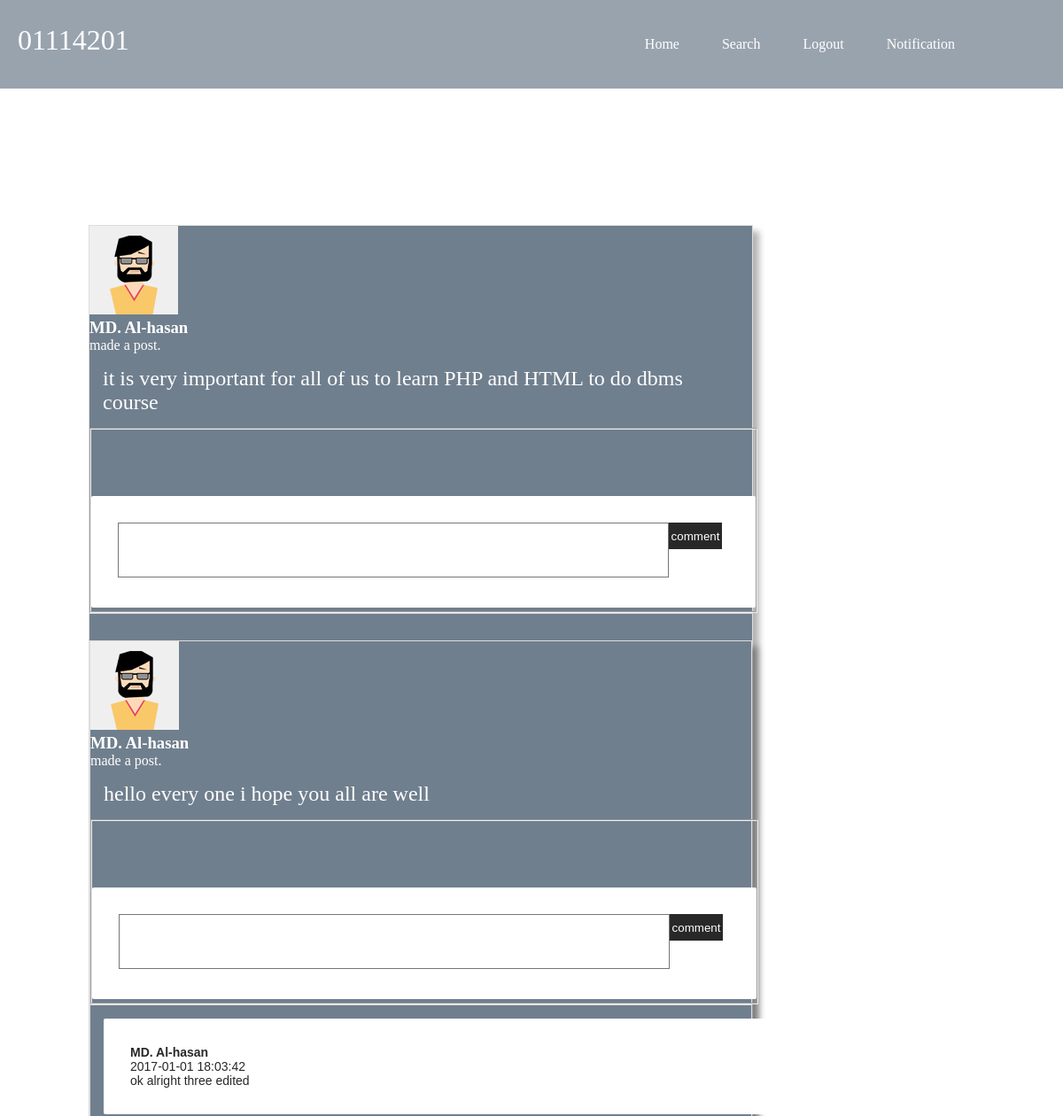
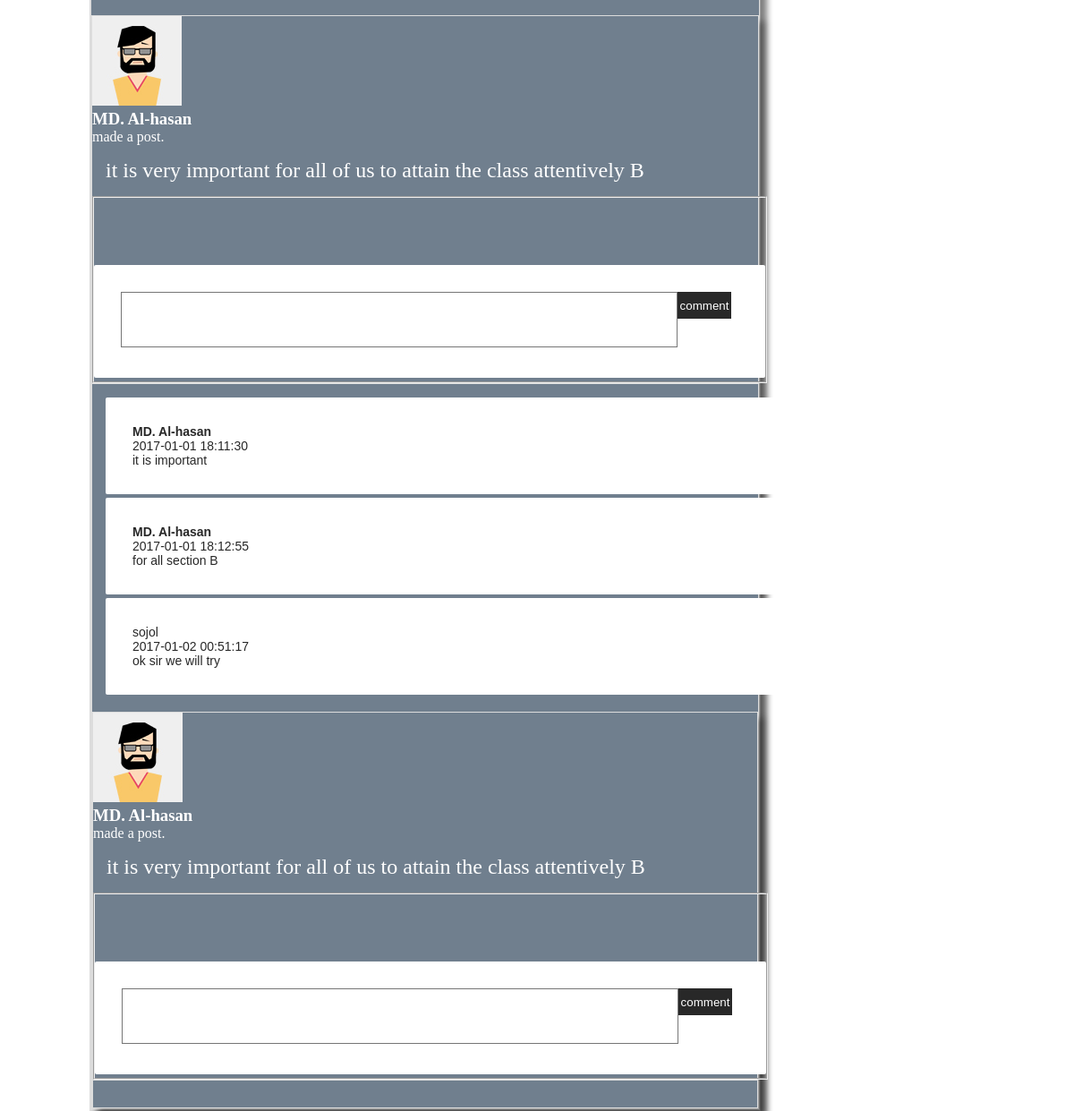
The app's page /studentview.php?tid=0123453&courseid=CSI 219 B (signed in) with its own data (2 pictures, top to bottom).
### tables this page shows
CREATE TABLE `post` (
  `post_id` int(11) NOT NULL,
  `post_date` datetime NOT NULL,
  `post_body` longtext NOT NULL,
  `t_id` varchar(15) DEFAULT NULL,
  `s_id` varchar(15) DEFAULT NULL,
  `postcourse_id` varchar(15) NOT NULL
);

CREATE TABLE `teacher` (
  `t_id` varchar(15) NOT NULL DEFAULT 'NOT NULL',
  `t_name` varchar(15) NOT NULL DEFAULT 'NOT NULL',
  `t_email` varchar(30) NOT NULL DEFAULT 'NOT NULL',
  `t_password` varchar(10) NOT NULL
);

CREATE TABLE `comments` (
  `c_id` int(15) NOT NULL,
  `c_date` datetime DEFAULT NULL,
  `post_id` int(11) DEFAULT NULL,
  `id` varchar(15) NOT NULL,
  `message` longtext NOT NULL
);

CREATE TABLE `student` (
  `s_id` varchar(15) NOT NULL,
  `s_name` varchar(15) NOT NULL,
  `s_email` varchar(15) NOT NULL,
  `password` varchar(10) NOT NULL
);

### studentview.php (the view, shortened to what this page needs)
<!DOCTYPE html>
<html>
<head>
	<link rel="stylesheet" type="text/css" href="demo.css">
</head>
</head>
<body>
<body>
<div>
	<div class="div1">
		<div id="div2">
	        <div class="wrapper">
				<header>
					<h1><?php echo $user=$_SESSION['username']; ?></h1>
					<nav>
						<ul id="up">
										<li><a href="studenthome.php">Home</a></li>
										<li><a href="search1.php">Search</a></li>
										<li><a href="logout.php">Logout</a></li>
										<li><a href="snotification.php">Notification</a>  </li>
						</ul>
					</nav>
				</header>
			</div>
		</div>
	</div>
	<br>
	<br>
	<br>
<div class="container">
    <div class="col-sm-8">
      	<div class="container1">
        	<?php
					$db_host="localhost";
				    $db_username="root";
				    $db_password="";
				    $db_name="teacher-studentportal";
				    $db=mysqli_connect($db_host,$db_username,$db_password,$db_name);
					$sqlview="SELECT * FROM choose NATURAL JOIN takes WHERE t_id='".$_GET['tid']."' AND sec_id='".$_GET['courseid']." ' AND s_id='".$_SESSION['username']."'";
					$r=mysqli_query($db,$sqlview);
					$sqlseepost = " SELECT * FROM `post` NATURAL JOIN `teacher` WHERE s_id IS NULL AND post.t_id='".$_GET['tid']."' AND postcourse_id='".$_GET['courseid']."' ORDER BY post_date DESC ";
					$result =mysqli_query($db,$sqlseepost);
				    if(mysqli_num_rows($r) > 0)
				    {
						if(mysqli_num_rows($result) > 0)
						{
							while($row=mysqli_fetch_array($result))
							{
								$teachername=$row['t_name'];
								?>
								<div class="panel panel-white post panel-shadow">
						                <div class="pull-left image">
						                    <img src="user_1.jpg" class="img-circle avatar" alt="user profile image">
						                </div>
					                    <div class="title h5">
					                       <h3> <b><?php echo $teachername;?></b></h3>
					                        made a post.
					                    </div>
						            <div class="post-description">
						                <p><?php echo $row['post_body'];?></p>
						            </div>
	                    		<?php
								echo	"<fieldset>
								<form class='comment-box' method='POST' action='commentwrite.php'>
								<input type='hidden' name='commentdate' value='".date('Y-m-d H:i:s')."'>
								<input type='hidden' name='com' value='".$row['post_id']."'>
								<input type='hidden' name='teacherid' value='".$_GET['tid']."'>
								<input type='hidden' name='ucourseid' value='".$_GET['courseid']."'>
								<textarea name='commenting'></textarea>
						          <button class='btn-comment' type='submit' name='commentgiven' >comment</button>
								</form>
								</fieldset>";
								?>
								<div class="post-footer">
								 <?php
									$db_host="localhost";
								    $db_username="root";
								    $db_password="";
								    $db_name="teacher-studentportal";
								    $data=mysqli_connect($db_host,$db_username,$db_password,$db_name);
								 	$sqlgetcomment="SELECT * FROM comments where post_id='".$row['post_id']."'";
								 	$resul =mysqli_query($data,$sqlgetcomment);
								 	while($row1=mysqli_fetch_array($resul))
									{
										if($row1['id']==$_SESSION['username'])
										{
											echo "<div class='comment-box'><p>";
											$re=mysqli_query($data,"SELECT s_name FROM student where s_id='".$row1['id']."'");
											$a=mysqli_fetch_array($re);
											if(!$re)
											{
												echo $row1['id'];
											}
											echo '<b>'.$a['s_name'].'</b><br>';
											echo $row1['c_date'].'<br>';
											echo $row1['message'];
											echo "</p></div>";
									    }
									    else
										{
											echo "<div class='comment-box'><p>";
											$re=mysqli_query($data,"SELECT t_name FROM teacher where t_id='".$row1['id']."'");
											$ab=mysqli_fetch_array($re);
											if(empty($ab))
											{
												$res=mysqli_query($data,"SELECT s_name FROM student where s_id='".$row1['id']."'");
												$a=mysqli_fetch_array($res);
												$tname=$a['s_name'];
												echo $tname.'<br>'.$row1['c_date'].'<br>';
												echo nl2br($row1['message']);
												echo "</p>	";
											}
											else
											{
											$tname=$ab['t_name'];
											echo '<b>'.$tname.'</b><br>'.$row1['c_date'].'<br>';
											echo nl2br($row1['message']);
											echo "</p>	";
											}
											echo "</div>";
										}
							 ?>
							 <?php
				            } ?>
				            </div>
				            <?php
				        }
			    }
			        }
			            ?>
            </div>
        </div>
        </div>
    </div>
</div>
</body>
</html>

### demo.css (style rules this page uses)
.panel-shadow { box-shadow: rgba(0, 0, 0, 0.3) 7px 7px 7px; }
.panel-white { border: 1px solid #dddddd; }
.post .post-description { padding: 15px; position: relative; }
.post .post-description p { font-size: 24px; }
.post .post-footer { border-top: 1px solid #ddd; padding: 15px; }
.container1 { width: 750px; height: 650px,auto; text-align: centre; background-color: rgba(52,73,94,0.7); border-radius: 4px; margin: 0px; margin-top: 100px; margin-left: 100px; color: white; }
ul { list-style-type:none; }
* { padding: 0px; margin: 0px; }
#div2 { background-color: rgba(52, 73, 94, 0.5); height: 100px; width: 100%; line-align: 90px; line-height: 90px; }
#div2 h1 { float:left; font-weight:400; color:white; cursor:pointer; margin-left: 20px; }
#div2 ul { float:right; position: relative; margin-right:100px; line-height: 55px; }
#div2 ul li { list-style-type:none; display: inline-block; }
#div2 ul li a { padding: 22px; text-decoration: none; color: white; display: block; }
.comment-box { width:690px; padding: 30px; margin-bottom: 4px; background-color: #fff; border-radius: 2px; position: relative; }
.comment-box p { font-family: arial; font-size: 14px; line-height: 16px; color: #282828; font-weight: 100; }
textarea { width: 620px; height: 60px; background-color: #fff; resize: none; }
.btn-comment { width: 60px; height: 30px; background-color: #282828; border: 5px; color: #fff; font-family: arial; font-weight: 400; margin-bottom: 60px; position: absolute; }
form { width: 24%; margin: 75px auto; }

### records on screen
post: t.t_name "MD. Al-hasan", post_body "it is very important for all of us to learn PHP and HTML to do dbms course"
post: t.t_name "MD. Al-hasan", post_body "hello every one i hope you all are well"
comments: teacher.t_name "MD. Al-hasan", c_date "2017-01-01 18:03:42", message "ok alright three edited"
post: t.t_name "MD. Al-hasan", post_body "it is very important for all of us to attain the class attentively B"
comments: teacher.t_name "MD. Al-hasan", c_date "2017-01-01 18:11:30", message "it is important"
comments: teacher.t_name "MD. Al-hasan", c_date "2017-01-01 18:12:55", message "for all section B"
comments: student.s_name "sojol", c_date "2017-01-02 00:51:17", message "ok sir we will try"
post: t.t_name "MD. Al-hasan", post_body "it is very important for all of us to attain the class attentively B"

### other values on screen
$user=$_SESSION['username'] "01114201"
